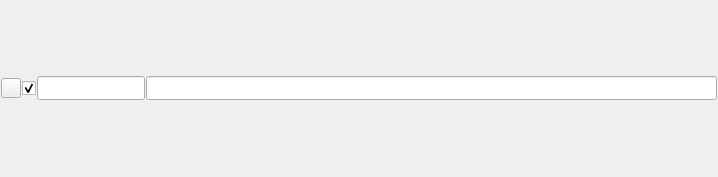
<?xml version="1.0" encoding="UTF-8"?>
<ui version="4.0">
 <class>Form</class>
 <widget class="QWidget" name="Form">
  <property name="geometry">
   <rect>
    <x>0</x>
    <y>0</y>
    <width>718</width>
    <height>177</height>
   </rect>
  </property>
  <property name="windowTitle">
   <string>Form</string>
  </property>
  <property name="autoFillBackground">
   <bool>true</bool>
  </property>
  <layout class="QHBoxLayout" name="horizontalLayout" stretch="0,0,0,1">
   <property name="spacing">
    <number>1</number>
   </property>
   <property name="margin">
    <number>1</number>
   </property>
   <item>
    <widget class="QPushButton" name="delButton">
     <property name="minimumSize">
      <size>
       <width>20</width>
       <height>20</height>
      </size>
     </property>
     <property name="maximumSize">
      <size>
       <width>20</width>
       <height>20</height>
      </size>
     </property>
    </widget>
   </item>
   <item>
    <widget class="QCheckBox" name="checkBox">
     <property name="maximumSize">
      <size>
       <width>22</width>
       <height>16777215</height>
      </size>
     </property>
     <property name="text">
      <string/>
     </property>
     <property name="checked">
      <bool>true</bool>
     </property>
     <property name="tristate">
      <bool>false</bool>
     </property>
    </widget>
   </item>
   <item>
    <widget class="QLineEdit" name="nameEdit">
     <property name="minimumSize">
      <size>
       <width>0</width>
       <height>0</height>
      </size>
     </property>
     <property name="maximumSize">
      <size>
       <width>16777215</width>
       <height>24</height>
      </size>
     </property>
    </widget>
   </item>
   <item>
    <widget class="QLineEdit" name="valueEdit">
     <property name="maximumSize">
      <size>
       <width>16777215</width>
       <height>24</height>
      </size>
     </property>
    </widget>
   </item>
  </layout>
 </widget>
 <resources/>
 <connections/>
</ui>
